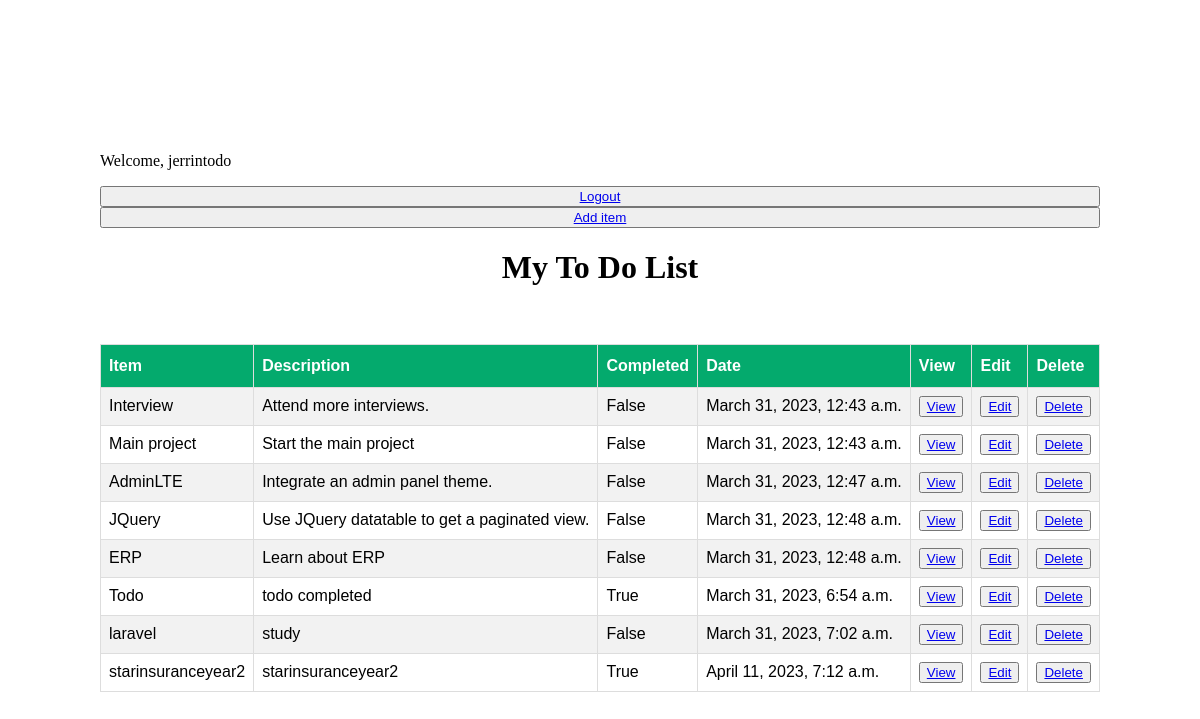
The page /task-list (signed in) on the database its author committed.
### todo2/models.py (models this page shows, shortened)
class Tasks(models.Model):
    title = models.CharField(max_length=150)
    description = models.TextField(blank=True)
    completed = models.BooleanField(default =False)
    created = models.DateTimeField(auto_now_add=True)

### todo2/views.py (the view)
# urls.py: path('task-list', Tasklist.as_view(), name='tasks'),
class Tasklist(ListView):
    model = Tasks
    context_object_name = 'tasks'
    template_name = 'task-list.html'

### templates/task-list.html (shortened to what this page needs)
{% load static %}
<!DOCTYPE html>
<html lang="en" xmlns="http://www.w3.org/1999/html">
<head>
    <link rel="stylesheet" href="{% static 'css/taskliststyle.css' %}">
</head>
<body>
<br><br>
    {% if request.user.is_authenticated %}
    <p>Welcome, {{request.user}}</p>
        {% endif %}
    <button type="submit" class="btn"><a href="{% url 'home' %}" class="btn btn-outline-success" role="button">Logout</a></button>
    <button type="submit" class="btn"><a href="{% url 'task-create' %}">Add item</a></button>
    <h1 align="center">My To Do List</h1><br>
<table id="customers">
    <br>
    <tr>
            <th>Item</th>
            <th>Description</th>
            <th>Completed</th>
            <th>Date</th>
            <th>View</th>
            <th>Edit</th>
            <th>Delete</th>
        </tr>
        {% for tasks in tasks %}
        <tr>
            <td>{{tasks.title}}</td>
            <td>{{tasks.description}}</td>
            <td>{{tasks.completed}}</td>
            <td>{{tasks.created}}</td>
            <td><button type="submit" class="btn"><a href="{% url 'task-detail' tasks.id %}">View </a></button></td>
            <td><button type="submit" class="btn"><a href="{% url 'task-update' tasks.id %}">Edit</a></button></td>
            <td><button type="submit" class="btn"><a href="{% url 'task-delete' tasks.id %}">Delete</a></button></td>
        </tr>
        {% endfor %}
    </table>
</body>
</html>

### todo2/static/css/taskliststyle.css (style rules this page uses)
body { background-image: url('/static/media/todologin.jpg') ; background-size: cover; display: grid; justify-content: center; align-items: center; margin-top: 100px; }
#customers { font-family: Arial, Helvetica, sans-serif; border-collapse: collapse; width: 100%; }
#customers td, #customers th { border: 1px solid #ddd; padding: 8px; }
#customers tr:nth-child(even) { background-color: #f2f2f2; }
#customers th { padding-top: 12px; padding-bottom: 12px; text-align: left; background-color: #04AA6D; color: white; }

### rows shown on the page
Tasks: title "Interview", description "Attend more interviews.", completed "False", created "March 31, 2023, 12:43 a.m."
Tasks: title "Main project", description "Start the main project", completed "False", created "March 31, 2023, 12:43 a.m."
Tasks: title "AdminLTE", description "Integrate an admin panel theme.", completed "False", created "March 31, 2023, 12:47 a.m."
Tasks: title "JQuery", description "Use JQuery datatable to get a paginated view.", completed "False", created "March 31, 2023, 12:48 a.m."
Tasks: title "ERP", description "Learn about ERP", completed "False", created "March 31, 2023, 12:48 a.m."
Tasks: title "Todo", description "todo completed", completed "True", created "March 31, 2023, 6:54 a.m."
Tasks: title "laravel", description "study", completed "False", created "March 31, 2023, 7:02 a.m."
Tasks: title "starinsuranceyear2", description "starinsuranceyear2", completed "True", created "April 11, 2023, 7:12 a.m."

### other values the page prints
{{ request.user }} "jerrintodo"
